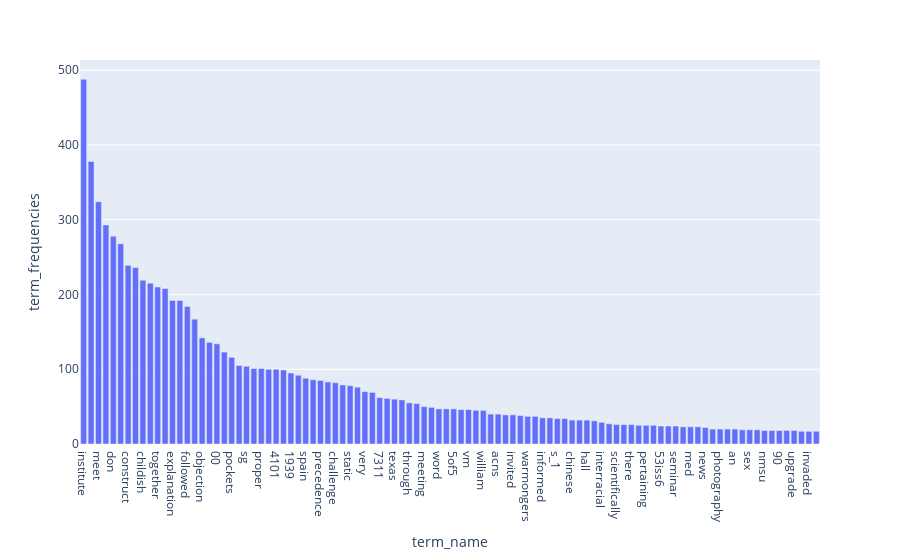

The code cell stored with this chart in its notebook:
### Markdown cell above
### >>> **Exercise 15 (take home):** 
Additionally, you can attempt to sort the terms on the `x-axis` by frequency instead of in alphabetical order. This way the visualization is more meaninfgul and you will be able to observe the so called [long tail](https://en.wikipedia.org/wiki/Long_tail) (get familiar with this term since it will appear a lot in data mining and other statistics courses). see picture below

![alt txt](https://upload.wikimedia.org/wikipedia/commons/thumb/8/8a/Long_tail.svg/1000px-Long_tail.svg.png)

### Code cell
# Answer here

long_tail_df = pd.DataFrame(
    list(zip(count_vect.get_feature_names(), list(term_frequencies))),
    columns=["term_name", "term_frequencies"]
)
long_tail_df.sort_values(by=["term_frequencies"], ascending=False, inplace=True)
px.bar(long_tail_df[:100], x="term_name", y="term_frequencies")

### Figure 1 — Plotly figure (JSON) as saved in the notebook; plotly's stock layout.template omitted (floating-point values rounded to 4 significant figures)
{"data": [{"alignmentgroup": "True", "hovertemplate": "term_name=%{x}<br>term_frequencies=%{y}<extra></extra>", "legendgroup": "", "marker": {"color": "#636efa", "pattern": {"shape": ""}}, "name": "", "offsetgroup": "", "orientation": "v", "showlegend": false, "textposition": "auto", "type": "bar", "x": ["institute", "among", "meet", "define", "don", "peace", "construct", "buck", "childish", "awfully", "together", "graphics", "explanation", "national", "followed", "schedule", "objection", "ostrander", "00", "previously", "pockets", "amounts", "sg", "similarly", "proper", "question", "4101", "used", "1939", "01", "spain", "twosies", "precedence", "instead", "challenge", "repeat", "static", "structures", "very", "unless", "7311", "intersect", "texas", "2490747", "through", "supervision", "meeting", "traditional", "word", "meets", "5of5", "information", "vm", "systems", "william", "instance", "acns", "introduce", "invited", "what", "warmongers", "valuable", "informed", "united", "s_1", "affect", "chinese", "charged", "hall", "intersecting", "interracial", "ability", "scientifically", "inquiries", "there", "defined", "pertaining", "schedules", "53iss6", "tue", "seminar", "investigated", "med", "intersection", "news", "info", "photography", "invading", "an", "simple", "sex", "apologize", "nmsu", "control", "90", "unusual", "upgrade", "invokes", "invaded", "more"], "xaxis": "x", "y": [488, 378, 324, 293, 278, 268, 239, 236, 219, 215, 210, 208, 192, 192, 184, 167, 142, 136, 134, 123, 116, 105, 104, 101, 101, 100, 100, 99, 95, 92, 88, 86, 85, 83, 82, 79, 78, 76, 70, 69, 62, 61, 60, 59, 55, 54, 50, 49, 47, 47, 47, 46, 46, 45, 45, 40, 40, 39, 39, 38, 37, 37, 35, 35, 34, 34, 32, 32, 32, 31, 29, 27, 26, 26, 26, 25, 25, 25, 24, 24, 24, 23, 23, 23, 22, 20, 20, 20, 20, 19, 19, 19, 18, 18, 18, 18, 18, 17, 17, 17], "yaxis": "y"}], "layout": {"barmode": "relative", "legend": {"tracegroupgap": 0}, "margin": {"t": 60}, "xaxis": {"anchor": "y", "domain": [0, 1], "title": {"text": "term_name"}}, "yaxis": {"anchor": "x", "domain": [0, 1], "title": {"text": "term_frequencies"}}}}
